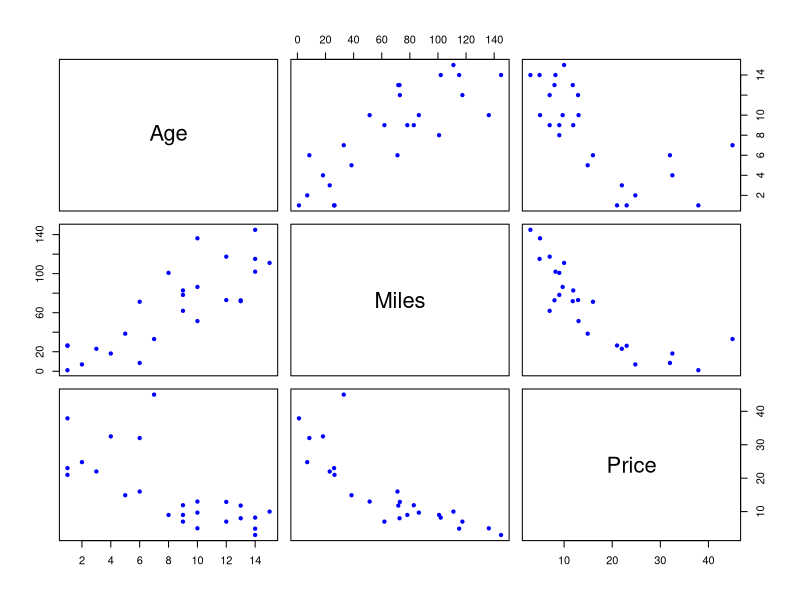

Source code (R):
## ---- chunk 1
library(boot)
mustangs<-read.csv("mustangs.csv")
names(mustangs)
dim(mustangs)
## ---- chunk 2
plot(mustangs, 
     pch=20, col="blue")
cor(mustangs)
## ---- chunk 3
attach(mustangs)
lm.fit.s=lm(Price~Miles)
summary(lm.fit.s)
lm.fit.q=lm(Price~Miles+I(Miles^2))
summary(lm.fit.q)
lm.fit.m=lm(Price~Miles+Age)
summary(lm.fit.m)
lm.fit.all=lm(Price ~ Miles*Age)
summary(lm.fit.all)
## ---- chunk 4
set.seed(123)
n=length(Price)
train=sample(n, floor(n/2))
## ---- chunk 5
#simple linear regression
lm.fit.s<-lm(Price~Miles,data=mustangs,subset=train)
mean((Price-predict(lm.fit.s,mustangs))[-train]^2)

#quadratic 
lm.fit.q=lm(Price~Miles+I(Miles^2),data=mustangs,subset=train)
mean((Price-predict(lm.fit.q,mustangs))[-train]^2)

#multiple linear regression
lm.fit.m=lm(Price~Miles+ Age,data=mustangs,subset=train)
mean((Price-predict(lm.fit.m,mustangs))[-train]^2)

#multiple linear regression with interactions
lm.fit.mi=lm(Price~Miles*Age,data=mustangs,subset=train)
mean((Price-predict(lm.fit.mi,mustangs))[-train]^2)
## ---- chunk 6
#simple linear regression
glm.fit.s<-glm(Price~Miles,data=mustangs)
cv.err.s=cv.glm(mustangs,glm.fit.s)
cv.err.s$delta[1]

#quadratic 
glm.fit.q=glm(Price~Miles+I(Miles^2),data=mustangs)
cv.err.q=cv.glm(mustangs,glm.fit.q)
cv.err.q$delta[1]

#multiple linear regression
glm.fit.m=glm(Price~Miles+ Age,data=mustangs)
cv.err.m=cv.glm(mustangs,glm.fit.m)
cv.err.m$delta[1]

#multiple linear regression with interacions
glm.fit.mi=glm(Price~Miles*Age,data=mustangs)
cv.err.mi=cv.glm(mustangs,glm.fit.mi)
cv.err.mi$delta[1]
